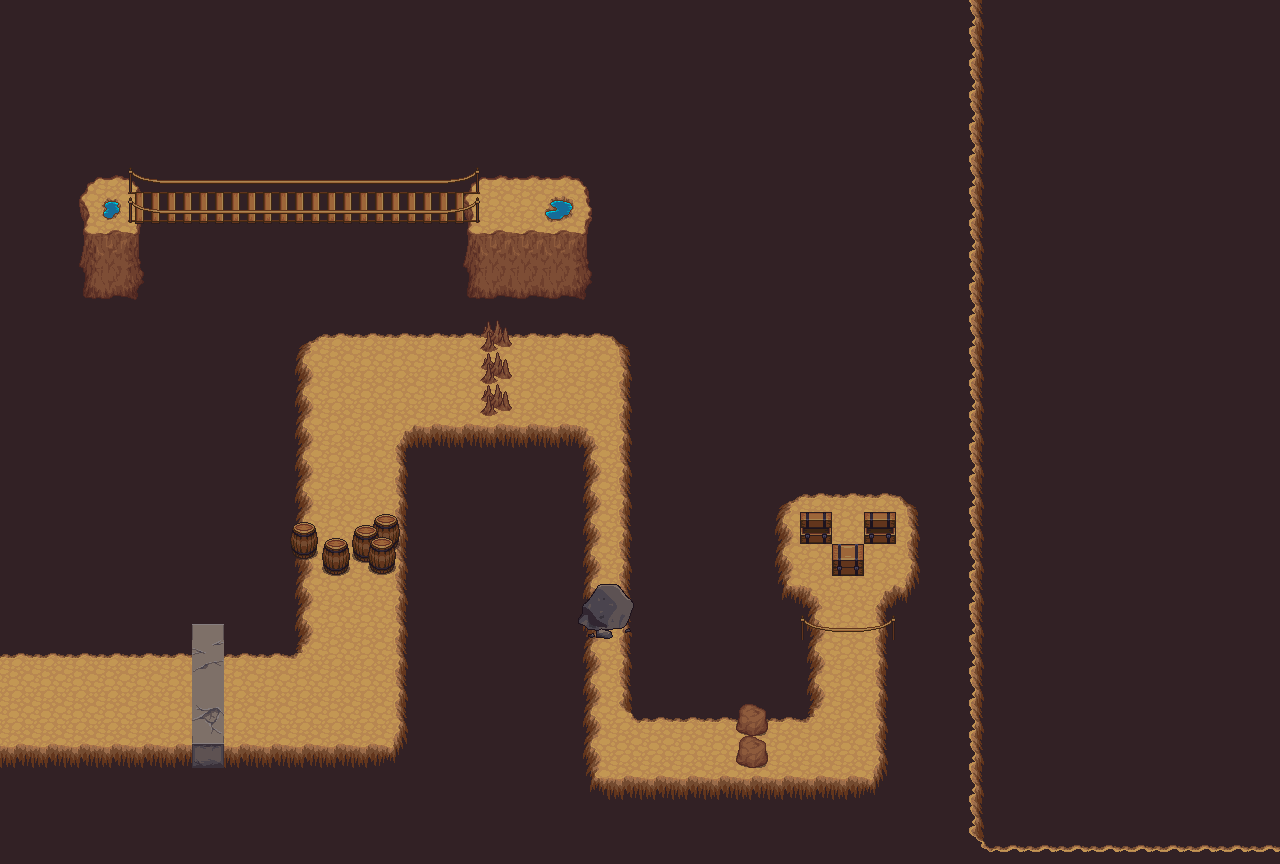

Tiled map render using the project's own tile images. Description and the map definition, with tile-layer contents summarised, below:
An orthogonal 40x27 tile map with 32x32 px tiles, 11 tile layers (background, Calque 2, Calque 5, avant plan, ...), 1 hidden layer not drawn, 18 tilesets and 7 objects (win-game, trigger1, trigger2, trigger3, trigger4, ...).

<map version="1.0" orientation="orthogonal" renderorder="right-down" width="40" height="27" tilewidth="32" tileheight="32">
 <tileset firstgid="1" name="grass" tilewidth="32" tileheight="32">
  <image source="tuiles/grass.png" width="96" height="192" />
 </tileset>
 <tileset firstgid="19" name="mountains" tilewidth="32" tileheight="32">
  <image source="tuiles/mountains.png" width="384" height="288" />
 </tileset>
 <tileset firstgid="127" name="watergrass" tilewidth="32" tileheight="32">
  <image source="tuiles/watergrass.png" width="96" height="192" />
 </tileset>
 <tileset firstgid="145" name="water" tilewidth="32" tileheight="32">
  <image source="tuiles/water.png" width="96" height="192" />
 </tileset>
 <tileset firstgid="163" name="hole" tilewidth="32" tileheight="32">
  <image source="tuiles/hole.png" width="96" height="192" />
 </tileset>
 <tileset firstgid="181" name="holek" tilewidth="32" tileheight="32">
  <image source="tuiles/holek.png" width="96" height="192" />
 </tileset>
 <tileset firstgid="199" name="holemid" tilewidth="32" tileheight="32">
  <image source="tuiles/holemid.png" width="96" height="192" />
 </tileset>
 <tileset firstgid="217" name="waterfall" tilewidth="32" tileheight="32">
  <image source="tuiles/waterfall.png" width="96" height="160" />
 </tileset>
 <tileset firstgid="232" name="dirt" tilewidth="32" tileheight="32">
  <image source="tuiles/dirt.png" width="96" height="192" />
 </tileset>
 <tileset firstgid="250" name="grassalt" tilewidth="32" tileheight="32">
  <image source="tuiles/grassalt.png" width="96" height="192" />
 </tileset>
 <tileset firstgid="268" name="trunk" tilewidth="32" tileheight="32">
  <image source="tuiles/trunk.png" width="192" height="96" />
 </tileset>
 <tileset firstgid="286" name="treetop" tilewidth="32" tileheight="32">
  <image source="tuiles/treetop.png" width="192" height="224" />
 </tileset>
 <tileset firstgid="328" name="chests" tilewidth="32" tileheight="32">
  <image source="tuiles/chests.png" width="64" height="96" />
 </tileset>
 <tileset firstgid="334" name="bridges" tilewidth="32" tileheight="32">
  <image source="tuiles/bridges.png" width="192" height="224" />
 </tileset>
 <tileset firstgid="376" name="logic" tilewidth="32" tileheight="32">
  <image source="tuiles/logic.png" width="160" height="160" />
 </tileset>
 <tileset firstgid="401" name="terrain1" tilewidth="32" tileheight="32">
  <image source="tuiles/base_out_atlas.png" width="1024" height="1024" />
 </tileset>
 <tileset firstgid="1425" name="terrain2" tilewidth="32" tileheight="32">
  <image source="tuiles/terrain_atlas.png" width="1024" height="1024" />
 </tileset>
 <tileset firstgid="2449" name="race" tilewidth="32" tileheight="32">
  <image source="tuiles/race.png" width="1982" height="2064" />
 </tileset>
 <layer name="background" width="40" height="27">
  <data>[1080 cells, 1080 non-empty, 7 distinct tile ids]</data>
 </layer>
 <layer name="Calque 2" width="40" height="27">
  <data>[1080 cells, 488 non-empty, 70 distinct tile ids]</data>
 </layer>
 <layer name="Calque 5" width="40" height="27">
  <data>[1080 cells, 24 non-empty, 8 distinct tile ids]</data>
 </layer>
 <layer name="avant plan" width="40" height="27">
  <data>[1080 cells, 27 non-empty, 3 distinct tile ids]</data>
 </layer>
 <layer name="cime" width="40" height="27">
  <data>[1080 cells, 54 non-empty, 1 distinct tile ids]</data>
 </layer>
 <layer name="obstacle1" width="40" height="27">
  <data>[1080 cells, 5 non-empty, 5 distinct tile ids]</data>
 </layer>
 <layer name="obstacle2" width="40" height="27">
  <data>[1080 cells, 8 non-empty, 8 distinct tile ids]</data>
 </layer>
 <layer name="obstacle3" width="40" height="27">
  <data>[1080 cells, 3 non-empty, 1 distinct tile ids]</data>
 </layer>
 <layer name="obstacle4" width="40" height="27">
  <data>[1080 cells, 4 non-empty, 4 distinct tile ids]</data>
 </layer>
 <layer name="obstacle5" width="40" height="27">
  <data>[1080 cells, 2 non-empty, 1 distinct tile ids]</data>
 </layer>
 <layer name="obstacle6" width="40" height="27">
  <data>[1080 cells, 3 non-empty, 3 distinct tile ids]</data>
 </layer>
 <layer name="logic" width="40" height="27" visible="0" opacity="0.55">
  <data>[1080 cells, 118 non-empty, 11 distinct tile ids]</data>
 </layer>
 <objectgroup name="trigger" width="129" height="91">
  <object name="win-zone" type="win-game" x="782" y="501" width="129" height="91" />
  <object name="trigger1" type="trigger1" x="157" y="634" width="49" height="126" />
  <object name="trigger2" type="trigger2" x="289" y="561" width="123" height="41" />
  <object name="trigger3" type="trigger3" x="445" y="311" width="43" height="143" />
  <object name="trigger4" type="trigger4" x="575" y="542" width="67" height="38" />
  <object name="trigger5" type="trigger5" x="696" y="709" width="37" height="79" />
  <object name="trigger6" type="trigger6" x="800" y="631" width="101" height="35" />
 </objectgroup>
</map>
